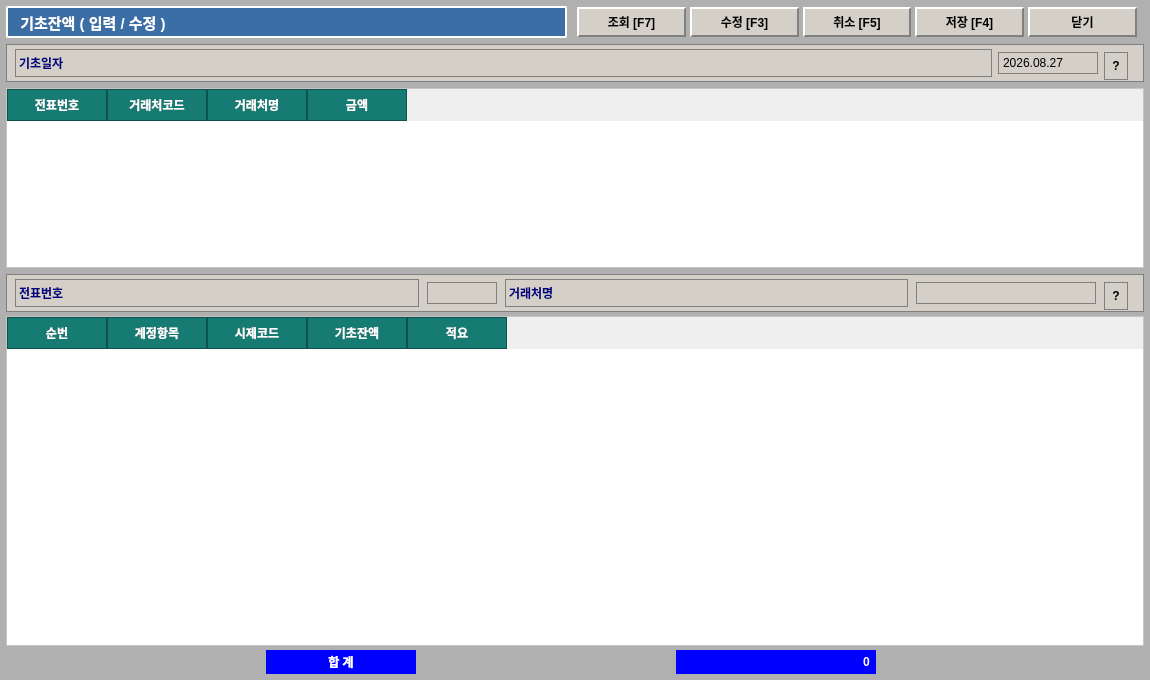
<?xml version="1.0" encoding="UTF-8"?>
<ui version="4.0">
 <class>InitialBalanceDialog</class>
 <widget class="QDialog" name="InitialBalanceDialog">
  <property name="geometry">
   <rect>
    <x>0</x>
    <y>0</y>
    <width>1150</width>
    <height>680</height>
   </rect>
  </property>
  <property name="windowTitle">
   <string>기초잔액(입력/수정)</string>
  </property>
  <property name="styleSheet">
   <string notr="true">
    QDialog#InitialBalanceDialog {
        background-color: #B0B0B0;
    }
    QLabel {
        font-family: "Gulim", "Dotum", "Malgun Gothic";
        font-size: 12px;
    }
    QPushButton {
        background-color: #D4D0C8;
        border-top: 2px solid #FFFFFF;
        border-left: 2px solid #FFFFFF;
        border-right: 2px solid #808080;
        border-bottom: 2px solid #808080;
        font-family: "Gulim", "Dotum";
        font-size: 12px;
        font-weight: bold;
        min-height: 22px;
        padding: 2px 8px;
    }
    QPushButton:pressed {
        border-top: 2px solid #808080;
        border-left: 2px solid #808080;
        border-right: 2px solid #FFFFFF;
        border-bottom: 2px solid #FFFFFF;
    }
    QLineEdit {
        background-color: #FFFFFF;
        border: 1px solid #707070;
        font-family: "Gulim", "Dotum";
        font-size: 12px;
        padding: 2px;
    }
    QTableWidget {
        background-color: #FFFFFF;
        gridline-color: #C0C0C0;
        font-family: "Gulim", "Dotum";
        font-size: 12px;
    }
    QHeaderView::section {
        background-color: #167B73;
        color: #FFFFFF;
        font-weight: bold;
        border: 1px solid #0E524D;
        padding: 4px;
    }
   </string>
  </property>
  <layout class="QVBoxLayout" name="mainLayout">
   <property name="spacing"><number>6</number></property>
   <property name="leftMargin"><number>6</number></property>
   <property name="topMargin"><number>6</number></property>
   <property name="rightMargin"><number>6</number></property>
   <property name="bottomMargin"><number>6</number></property>

   <!-- 1. 최상단 타이틀 & 툴바 영역 -->
   <item>
    <layout class="QHBoxLayout" name="lay_top_header">
     <property name="spacing"><number>10</number></property>
     <item>
      <widget class="QLabel" name="lbl_title">
       <property name="minimumSize"><size><width>280</width><height>32</height></size></property>
       <property name="styleSheet">
        <string notr="true">background-color: #3A6EA5; color: #FFFFFF; font-size: 15px; font-weight: bold; border: 2px inset #FFFFFF;</string>
       </property>
       <property name="text">
        <string>  기초잔액 ( 입력 / 수정 )</string>
       </property>
       <property name="alignment"><set>Qt::AlignVCenter|Qt::AlignLeft</set></property>
      </widget>
     </item>

     <!-- 상단 액션 버튼 그룹 -->
     <item>
      <layout class="QHBoxLayout" name="lay_top_buttons">
       <property name="spacing"><number>4</number></property>
       <item><widget class="QPushButton" name="btn_search"><property name="text"><string>조회 [F7]</string></property></widget></item>
       <item><widget class="QPushButton" name="btn_edit"><property name="text"><string>수정 [F3]</string></property></widget></item>
       <item><widget class="QPushButton" name="btn_cancel"><property name="text"><string>취소 [F5]</string></property></widget></item>
       <item><widget class="QPushButton" name="btn_save"><property name="text"><string>저장 [F4]</string></property></widget></item>
       <item><widget class="QPushButton" name="btn_close"><property name="text"><string>닫기</string></property></widget></item>
      </layout>
     </item>
     <item><spacer name="sp_header"><property name="orientation"><enum>Qt::Horizontal</enum></property></spacer></item>
    </layout>
   </item>

   <!-- 2. 기초일자 설정 프레임 -->
   <item>
    <widget class="QFrame" name="frame_date">
     <property name="styleSheet"><string notr="true">background-color: #D4D0C8; border: 1px solid #808080;</string></property>
     <layout class="QHBoxLayout" name="lay_date">
      <property name="leftMargin"><number>8</number></property>
      <property name="topMargin"><number>4</number></property>
      <property name="rightMargin"><number>8</number></property>
      <property name="bottomMargin"><number>4</number></property>
      <property name="spacing"><number>6</number></property>
      <item>
       <widget class="QLabel" name="lbl_base_date">
        <property name="text"><string>기초일자</string></property>
        <property name="styleSheet"><string notr="true">color: #000080; font-weight: bold;</string></property>
       </widget>
      </item>
      <item>
       <widget class="QLineEdit" name="txt_base_date">
        <property name="maximumSize"><size><width>100</width><height>16777215</height></size></property>
        <property name="text"><string>2026.08.27</string></property>
       </widget>
      </item>
      <item>
       <widget class="QPushButton" name="btn_help_date">
        <property name="text"><string>?</string></property>
        <property name="maximumSize"><size><width>24</width><height>22</height></size></property>
       </widget>
      </item>
      <item><spacer name="sp_date"><property name="orientation"><enum>Qt::Horizontal</enum></property></spacer></item>
     </layout>
    </widget>
   </item>

   <!-- 3. 상단 거래처 기초잔액 요약 목록 테이블 -->
   <item>
    <widget class="QTableWidget" name="tbl_summary_list">
     <property name="maximumSize"><size><width>16777215</width><height>180</height></size></property>
     <column><property name="text"><string>전표번호</string></property></column>
     <column><property name="text"><string>거래처코드</string></property></column>
     <column><property name="text"><string>거래처명</string></property></column>
     <column><property name="text"><string>금액</string></property></column>
    </widget>
   </item>

   <!-- 4. 하단 상세 정보 입력 및 항목 명세 영역 -->
   <item>
    <layout class="QVBoxLayout" name="lay_detail_section">
     <property name="spacing"><number>4</number></property>

     <!-- 하단 입력 헤더 (전표번호 / 거래처명) -->
     <item>
      <widget class="QFrame" name="frame_detail_header">
       <property name="styleSheet"><string notr="true">background-color: #D4D0C8; border: 1px solid #808080;</string></property>
       <layout class="QHBoxLayout" name="lay_detail_header">
        <property name="leftMargin"><number>8</number></property>
        <property name="topMargin"><number>4</number></property>
        <property name="rightMargin"><number>8</number></property>
        <property name="bottomMargin"><number>4</number></property>
        <property name="spacing"><number>8</number></property>
        <item>
         <widget class="QLabel" name="lbl_slip_no">
          <property name="text"><string>전표번호</string></property>
          <property name="styleSheet"><string notr="true">color: #000080; font-weight: bold;</string></property>
         </widget>
        </item>
        <item>
         <widget class="QLineEdit" name="txt_slip_no">
          <property name="maximumSize"><size><width>70</width><height>16777215</height></size></property>
          <property name="readOnly"><bool>true</bool></property>
         </widget>
        </item>
        <item>
         <widget class="QLabel" name="lbl_cust_name">
          <property name="text"><string>거래처명</string></property>
          <property name="styleSheet"><string notr="true">color: #000080; font-weight: bold;</string></property>
         </widget>
        </item>
        <item>
         <widget class="QLineEdit" name="txt_cust_name">
          <property name="maximumSize"><size><width>180</width><height>16777215</height></size></property>
         </widget>
        </item>
        <item>
         <widget class="QPushButton" name="btn_help_cust">
          <property name="text"><string>?</string></property>
          <property name="maximumSize"><size><width>24</width><height>22</height></size></property>
         </widget>
        </item>
        <item><spacer name="sp_detail_hdr"><property name="orientation"><enum>Qt::Horizontal</enum></property></spacer></item>
       </layout>
      </widget>
     </item>

     <!-- 계정별 기초잔액 명세 테이블 -->
     <item>
      <widget class="QTableWidget" name="tbl_detail_items">
       <column><property name="text"><string>순번</string></property></column>
       <column><property name="text"><string>계정항목</string></property></column>
       <column><property name="text"><string>시제코드</string></property></column>
       <column><property name="text"><string>기초잔액</string></property></column>
       <column><property name="text"><string>적요</string></property></column>
      </widget>
     </item>

     <!-- 하단 합계 표시 바 -->
     <item>
      <layout class="QHBoxLayout" name="lay_total_bar">
       <property name="spacing"><number>0</number></property>
       <item>
        <widget class="QLabel" name="lbl_total_title">
         <property name="minimumSize"><size><width>100</width><height>24</height></size></property>
         <property name="maximumSize"><size><width>150</width><height>24</height></size></property>
         <property name="styleSheet"><string notr="true">background-color: #0000FF; color: #FFFFFF; font-weight: bold;</string></property>
         <property name="text"><string>합 계</string></property>
         <property name="alignment"><set>Qt::AlignCenter</set></property>
        </widget>
       </item>
       <item>
        <widget class="QLineEdit" name="txt_total_amount">
         <property name="minimumSize"><size><width>150</width><height>24</height></size></property>
         <property name="maximumSize"><size><width>200</width><height>24</height></size></property>
         <property name="styleSheet"><string notr="true">background-color: #0000FF; color: #FFFFFF; font-weight: bold; border: none;</string></property>
         <property name="alignment"><set>Qt::AlignRight|Qt::AlignVCenter</set></property>
         <property name="text"><string>0</string></property>
         <property name="readOnly"><bool>true</bool></property>
        </widget>
       </item>
       <item><spacer name="sp_total"><property name="orientation"><enum>Qt::Horizontal</enum></property></spacer></item>
      </layout>
     </item>
    </layout>
   </item>

  </layout>
 </widget>
 <resources/>
 <connections/>
</ui>
